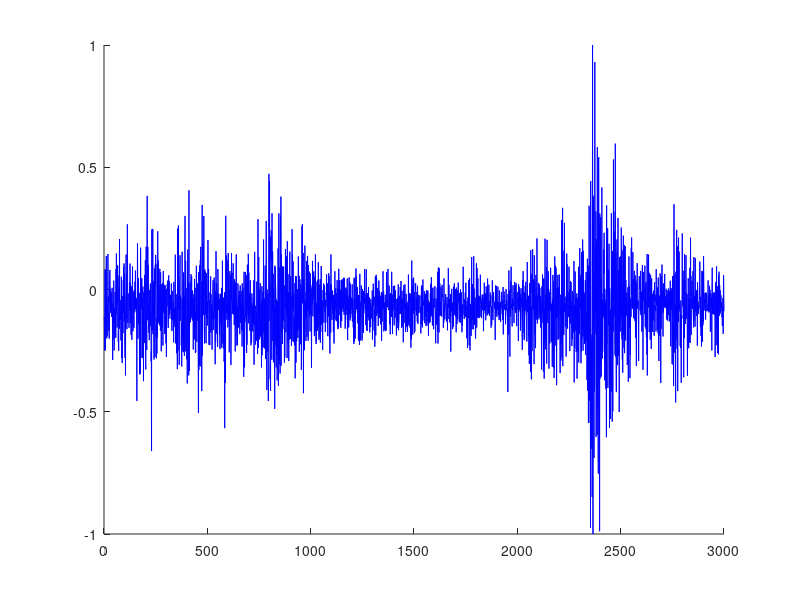

Reproduce this figure in MATLAB. (Note: this script raises an error after producing the figure.)
clear all
close all

addpath(genpath(fullfile(pwd,'../common')))

% Anna: sample from paper
load('data/xt.mat');
y = xt;

% Anna: toy sample (K=3, there should be switch in t=1000, t=2000 )
%load('data/y.mat');
filename_begin = 'data/xt';

figure
hold on
plot(1:length(y),y,'b')
hold off

filename = strcat(filename_begin, '_data.bin');
savebin( filename, y );


for k=1:5
    gamma0 = randn(1,k*length(y));
    filename = strcat(filename_begin, ['_K' num2str(k) '_gamma0.bin']);
    savebin( filename, gamma0 );
end




